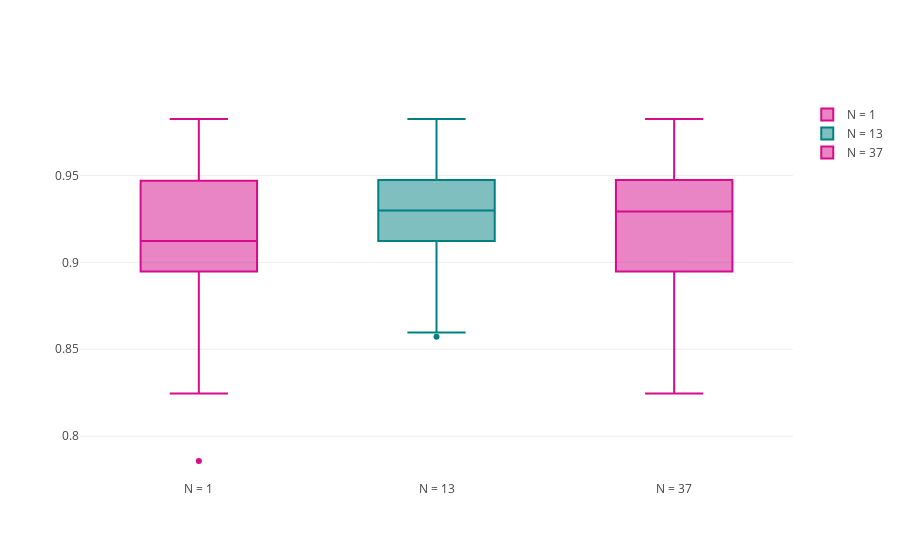

This figure's notebook cell:
### Code cell
#Using the original N arrays as plotly (not surprisingly) requires special preparation to use
trace0 = go.Box(
    y=np.array(N1).ravel(),
    name = 'N = 1',
    marker = dict(
        color = 'rgb(214, 12, 140)',
    ),
    
)
trace1 = go.Box(
    y=np.array(N13).ravel(),
    name = 'N = 13',
    marker = dict(
        color = 'rgb(0, 128, 128)',
    )
)
trace2 = go.Box(
    y=np.array(N37).ravel(),
    name = 'N = 37',
    marker = dict(
        color = 'rgb(214, 12, 140)',
    )
)

#And voila, we are now able to see EXACTLY how well/poorly each model performed
data = [trace0, trace1, trace2]
iplot(data)
